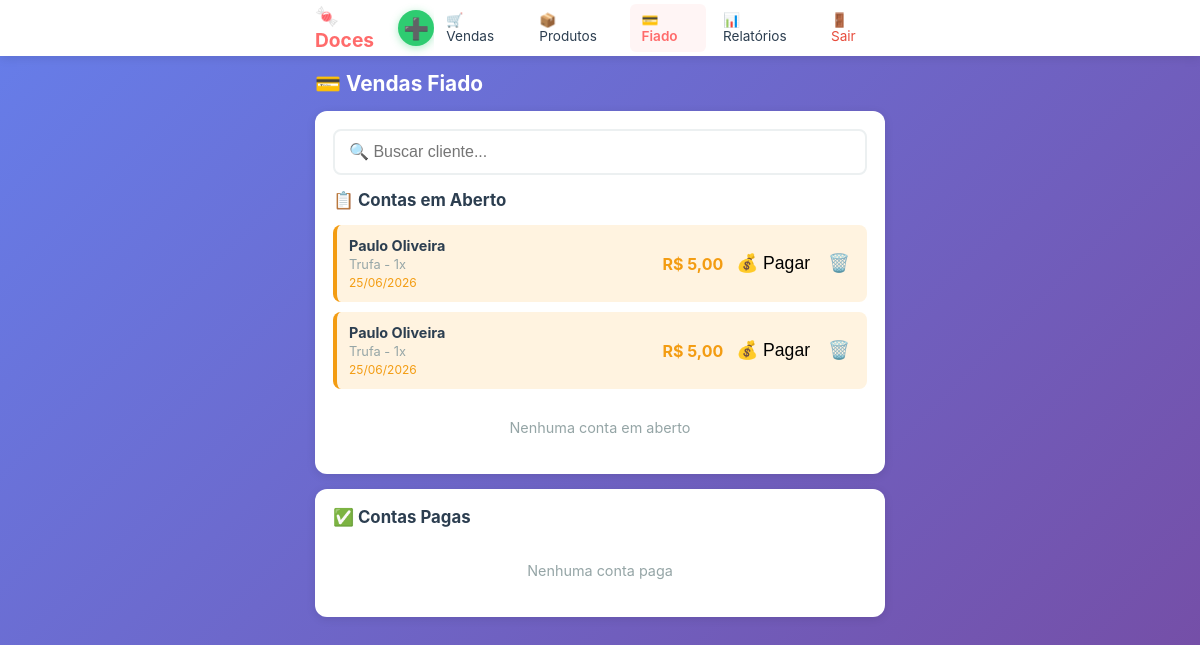
Before: /fiado (signed in) with the older database file.
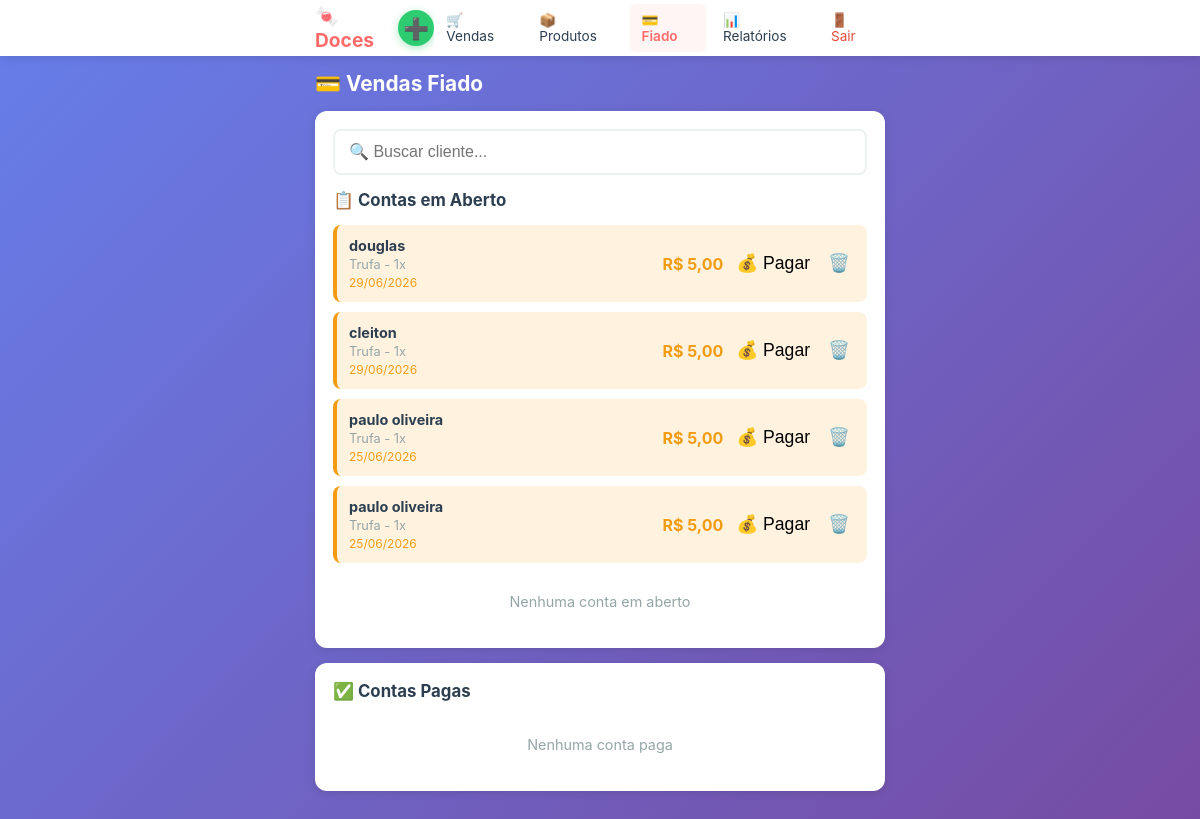
After: the same page with the newer database file.
### app.py (models this page shows)
class Fiado(db.Model):
    __tablename__ = 'fiados'
    id = db.Column(db.Integer, primary_key=True)
    cliente = db.Column(db.String(100), nullable=False)
    produto = db.Column(db.String(100), nullable=False)
    valor = db.Column(db.Float, nullable=False)
    quantidade = db.Column(db.Integer, default=1)
    total = db.Column(db.Float, nullable=False)
    data = db.Column(db.String(10), nullable=False)
    data_iso = db.Column(db.String(10), nullable=False)
    pago = db.Column(db.Boolean, default=False)
    data_pagamento = db.Column(db.String(10), nullable=True)
    created_at = db.Column(db.DateTime, default=datetime.now)

### app.py (the view)
@app.route('/fiado')
@login_required
def fiado():
    fiados = Fiado.query.order_by(Fiado.created_at.desc()).all()
    return render_template('fiado.html', fiados=fiados)

### app.py (called while the page is built)
def login_required(f):
    @wraps(f)
    def decorated_function(*args, **kwargs):
        if 'logged_in' not in session:
            return redirect(url_for('login'))
        return f(*args, **kwargs)
    return decorated_function

def formatar_br(valor):
    return f"{valor:,.2f}".replace(",", "X").replace(".", ",").replace("X", ".")

@app.template_filter('moeda_br')
def moeda_br_filter(valor):
    return formatar_br(valor)

### templates/fiado.html (shortened to what this page needs)
{% extends "base.html" %}
{% block content %}
<div class="page-header">
    <h2>💳 Vendas Fiado</h2>
</div>
<div class="card">
    <div class="busca-container">
        <input type="text" id="buscaFiado" placeholder="🔍 Buscar cliente..." onkeyup="filtrarFiado()">
    </div>
    <h3>📋 Contas em Aberto</h3>
    <div id="listaFiadoAberto" class="lista-fiado">
        {% set tem_aberto = false %}
        {% for fiado in fiados %}
        {% if not fiado.pago %}
        {% set tem_aberto = true %}
        <div class="fiado-item" data-cliente="{{ fiado.cliente.lower() }}">
            <div class="fiado-info">
                <strong>{{ fiado.cliente }}</strong>
                <span>{{ fiado.produto }} - {{ fiado.quantidade }}x</span>
                <span class="fiado-data">{{ fiado.data }}</span>
            </div>
            <div class="fiado-actions">
                <span class="fiado-valor">R$ {{ fiado.total|moeda_br }}</span>
                <button class="btn-icon btn-success" onclick="pagarFiado({{ fiado.id }})">💰 Pagar</button>
                <button class="btn-icon" onclick="excluirFiado({{ fiado.id }})">🗑️</button>
            </div>
        </div>
        {% endif %}
        {% endfor %}
        {% if not tem_aberto %}
        <p class="empty">Nenhuma conta em aberto</p>
        {% endif %}
    </div>
</div>
<div class="card">
    <h3>✅ Contas Pagas</h3>
    <div class="lista-fiado">
        {% set tem_pago = false %}
        {% if not tem_pago %}
        <p class="empty">Nenhuma conta paga</p>
        {% endif %}
    </div>
</div>
{% endblock %}

### templates/base.html (shortened to what this page needs)
<!DOCTYPE html>
<html lang="pt-BR">
<head>
    <link rel="stylesheet" href="{{ url_for('static', filename='css/style.css') }}">
</head>
<body>
    {% if session.get('logged_in') %}
    <nav class="menu-topo">
        <div class="menu-container">
            <div class="logo">🍬 Doces</div>
            <div class="menu-right">
                <a href="{{ url_for('vendas') }}" class="btn-nova-venda" title="Nova Venda">➕</a>
            </div>
            <ul class="menu-list" id="menuList">
                <li><a href="{{ url_for('vendas') }}" class="{% if request.endpoint == 'vendas' %}active{% endif %}">🛒 Vendas</a></li>
                <li><a href="{{ url_for('produtos') }}" class="{% if request.endpoint == 'produtos' %}active{% endif %}">📦 Produtos</a></li>
                <li><a href="{{ url_for('fiado') }}" class="{% if request.endpoint == 'fiado' %}active{% endif %}">💳 Fiado</a></li>
                <li><a href="{{ url_for('relatorios') }}" class="{% if request.endpoint == 'relatorios' %}active{% endif %}">📊 Relatórios</a></li>
                <li><a href="{{ url_for('logout') }}">🚪 Sair</a></li>
            </ul>
        </div>
    </nav>
    {% endif %}
    <main class="content">
        {% block content %}{% endblock %}
    </main>
</body>
</html>

### static/css/style.css (style rules this page uses)
:root { --primary: #FF6B6B; --primary-dark: #EE5A5A; --secondary: #4ECDC4; --success: #2ECC71; --warning: #F39C12; --danger: #E74C3C; --dark: #2C3E50; --gray: #95A5A6; --light: #ECF0F1; --white: #FFFFFF; --shadow: 0 2px 10px rgba(0,0,0,0.1); --radius: 12px; }
* { margin: 0; padding: 0; box-sizing: border-box; -webkit-tap-highlight-color: transparent; }
body { font-family: -apple-system, BlinkMacSystemFont, 'Segoe UI', Roboto, sans-serif; background: linear-gradient(135deg, #667eea 0%, #764ba2 100%); min-height: 100vh; color: var(--dark); padding-bottom: 20px; }
.menu-topo { background: var(--white); box-shadow: var(--shadow); position: sticky; top: 0; z-index: 1000; }
.menu-container { max-width: 100%; padding: 0 15px; display: flex; align-items: center; justify-content: space-between; height: 56px; }
.logo { font-size: 1.2rem; font-weight: bold; color: var(--primary); }
.menu-right { display: flex; align-items: center; gap: 10px; }
.btn-nova-venda { background: var(--success); color: var(--white); width: 36px; height: 36px; border-radius: 50%; display: flex; align-items: center; justify-content: center; text-decoration: none; font-size: 1.3rem; font-weight: bold; box-shadow: 0 2px 8px rgba(46, 204, 113, 0.4); transition: transform 0.2s, box-shadow 0.2s; }
.menu-list { display: none; list-style: none; position: absolute; top: 56px; left: 0; right: 0; background: var(--white); box-shadow: var(--shadow); padding: 10px 0; }
.menu-list li a { display: block; padding: 12px 20px; text-decoration: none; color: var(--dark); font-size: 0.95rem; border-bottom: 1px solid var(--light); }
.menu-list li a.active { color: var(--primary); font-weight: 600; background: #FFF5F5; }
.menu-list li:last-child a { color: var(--danger); }
.content { padding: 15px; max-width: 100%; }
.page-header { margin-bottom: 15px; }
.page-header h2 { font-size: 1.3rem; color: var(--white); margin-bottom: 5px; }
.card { background: var(--white); border-radius: var(--radius); padding: 18px; margin-bottom: 15px; box-shadow: var(--shadow); }
.card h3 { font-size: 1.05rem; margin-bottom: 15px; color: var(--dark); display: flex; align-items: center; gap: 8px; }
.btn-success { background: var(--success); color: var(black); }
.btn-icon { background: none; border: none; font-size: 1.1rem; cursor: pointer; padding: 5px; }
.busca-container { margin-bottom: 15px; }
.busca-container input { width: 100%; padding: 12px 14px; border: 2px solid var(--light); border-radius: 8px; font-size: 1rem; }
.lista-produtos, .lista-vendas, .lista-clientes, .lista-fiado { display: flex; flex-direction: column; gap: 10px; }
.fiado-item { display: flex; justify-content: space-between; align-items: center; padding: 12px; background: #FFF3E0; border-radius: 8px; border-left: 4px solid var(--warning); }
.fiado-info { display: flex; flex-direction: column; gap: 3px; flex: 1; }
.fiado-info strong { font-size: 0.9rem; }
.fiado-info span { font-size: 0.8rem; color: var(--gray); }
.fiado-data { font-size: 0.75rem !important; color: var(--warning) !important; }
.fiado-actions { display: flex; align-items: center; gap: 8px; }
.fiado-valor { font-weight: bold; color: var(--warning); font-size: 1rem; }
.empty { text-align: center; color: var(--gray); padding: 20px; font-size: 0.9rem; }
@media (min-width: 768px) { .content { max-width: 600px; margin: 0 auto; } }
@media (min-width: 768px) { .menu-container { max-width: 600px; margin: 0 auto; } }
@media (min-width: 768px) { .menu-list { display: flex !important; position: static; box-shadow: none; padding: 0; gap: 5px; } }
@media (min-width: 768px) { .menu-list li a { border-bottom: none; padding: 8px 12px; border-radius: 6px; font-size: 0.85rem; } }
@media (min-width: 768px) { .menu-list li a.active { background: #FFF5F5; } }
.card { animation: fadeIn 0.3s ease; }

Changed rows visible on the page:
added Fiado: cliente "douglas", produto "Trufa", quantidade "1", data "29/06/2026", total|moeda_br "5,00"
added Fiado: cliente "cleiton", produto "Trufa", quantidade "1", data "29/06/2026", total|moeda_br "5,00"
changed Fiado (number 3 of 4 on the later page): cliente "Paulo Oliveira" → "paulo oliveira"
changed Fiado (number 4 of 4 on the later page): cliente "Paulo Oliveira" → "paulo oliveira"
